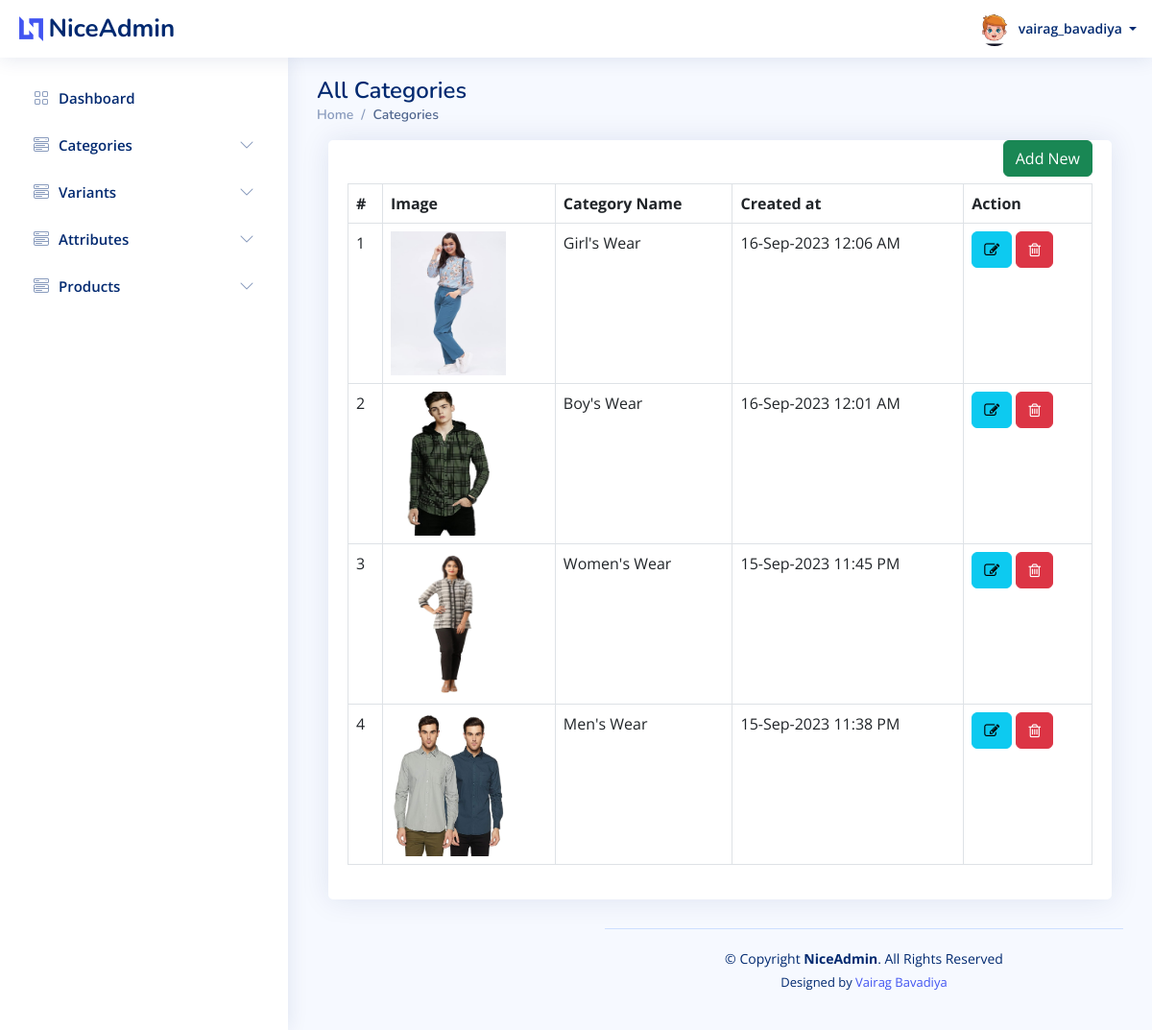
Page /admin/categories/all.php (signed in) on the committed database.
### tables this page shows
CREATE TABLE `users` (
  `id` int(20) NOT NULL,
  `u_name` varchar(50) NOT NULL,
  `email` varchar(50) NOT NULL,
  `phone_no` varchar(10) NOT NULL,
  `password` varchar(10) NOT NULL,
  `u_type_id` int(20) NOT NULL,
  `u_profile` varchar(100) NOT NULL,
  `created_at` datetime NOT NULL,
  `updated_at` datetime NOT NULL,
  `created_by` int(20) DEFAULT NULL,
  `updated_by` int(20) DEFAULT NULL,
  `is_active` tinyint(1) NOT NULL
);

CREATE TABLE `category` (
  `id` int(20) NOT NULL,
  `category_name` varchar(20) NOT NULL,
  `category_description` text NOT NULL,
  `image` varchar(50) NOT NULL,
  `created_by` int(50) NOT NULL,
  `updated_by` int(50) NOT NULL,
  `created_at` datetime NOT NULL,
  `updated_at` datetime NOT NULL,
  `is_active` tinyint(1) NOT NULL
);

### admin/categories/all.php (the view, shortened to what this page needs)
<?php
require('../config.php');
require('../header.php');
?>
<main id="main" class="main">
    <div class="pagetitle">
        <h1>All Categories</h1>
        <nav>
            <ol class="breadcrumb">
                <li class="breadcrumb-item active"><a href="/e-commerce/admin/dashboard.php">Home</a></li>
                <li class="breadcrumb-item active">Categories</li>
            </ol>
        </nav>
    </div>
    <section class="content">
        <div class="container-fluid">
            <div class="row">
                <div class="col-lg-12 grid-margin stretch-card">
                    <div class="card">
                        <div class="card-body">
                            <div style="margin-bottom: 45px;">
                                <a href="/e-commerce/admin/categories/create.php" class="btn btn-success" style="float: right; margin-left: 15px;">Add New</a>
                            </div>
                            <table class="table table-bordered datatable" id="table_id">
                                <thead>
                                    <tr>
                                        <th>#</th>
                                        <th>Image</th>
                                        <th>Category Name</th>
                                        <th>Created at</th>
                                        <th>Action</th>
                                    </tr>
                                </thead>
                                <tbody>
                                    <?php
                                    $query = "SELECT id,category_name,image,category_description,created_at from category ORDER BY id DESC";
                                    if ($result = $conn->query($query)) {
                                        $i = 0;
                                        while ($row = $result->fetch_assoc()) {
                                            $i++;
                                    ?>
                                            <tr>
                                                <td><?php echo $i; ?></td>
                                                <td>
                                                    <?php
                                                    if ($row['image'] == "")
                                                        echo "-";
                                                    else { ?>
                                                        <img height="150" width="120" src=" <?php echo $row['image']; ?>">
                                                    <?php
                                                    }
                                                    ?>
                                                </td>
                                                <td><?php echo $row['category_name']; ?></td>
                                                <td><?php echo date('d-M-Y h:i A', strtotime($row['created_at'])); ?></td>
                                                <td>
                                                    <a class="btn btn-info" href="edit.php?id=<?php echo $row["id"]; ?>"><i class="fa fa-edit"></i></a>
                                                    <a class="btn btn-danger" href="delete.php?id=<?php echo $row["id"]; ?>"><i class="fa fa-trash-o"></i></a>
                                                </td>
                                            </tr>
                                    <?php
                                        }
                                    }
                                    ?>
                                </tbody>
                            </table>
                        </div>
                    </div>
                </div>
            </div>
        </div>
    </section>
    <?php require('../footer.php'); ?>

### admin/header.php (shortened to what this page needs)
<?php
require("config.php");
?>
<!DOCTYPE html>
<html lang="en">
<head>
    <link rel="stylesheet" href="https://cdnjs.cloudflare.com/ajax/libs/font-awesome/4.7.0/css/font-awesome.min.css">
    <link href="/e-commerce/admin/assets/vendor/bootstrap/css/bootstrap.min.css" rel="stylesheet">
    <link href="/e-commerce/admin/assets/vendor/bootstrap-icons/bootstrap-icons.css" rel="stylesheet">
    <link href="/e-commerce/admin/assets/vendor/boxicons/css/boxicons.min.css" rel="stylesheet">
    <link href="/e-commerce/admin/assets/vendor/quill/quill.snow.css" rel="stylesheet">
    <link href="/e-commerce/admin/assets/vendor/quill/quill.bubble.css" rel="stylesheet">
    <link href="/e-commerce/admin/assets/vendor/remixicon/remixicon.css" rel="stylesheet">
    <link href="/e-commerce/admin/assets/vendor/simple-datatables/style.css" rel="stylesheet">
    <link href="/e-commerce/admin/assets/css/style.css" rel="stylesheet">
</head>
<body>
    <header id="header" class="header fixed-top d-flex align-items-center">
        <div class="d-flex align-items-center justify-content-between">
            <a href="dashboard.php" class="logo d-flex align-items-center">
                <img src="/e-commerce/admin/assets/img/logo.png" alt="">
                <span class="d-none d-lg-block">NiceAdmin</span>
            </a>
        </div>
        <nav class="header-nav ms-auto">
            <ul class="d-flex align-items-center">
                <li class="nav-item dropdown pe-3">
                    <a class="nav-link nav-profile d-flex align-items-center pe-0" href="#" data-bs-toggle="dropdown">
                        <?php
                        $sql = "SELECT u.id,u.u_name,u.email,u.phone_no,u.u_profile,u.is_active,ut.type_name FROM users as u,user_type as ut where u.id = " . $_SESSION['id'];
                        $result = $conn->query($sql);
                        $row = mysqli_fetch_assoc($result);
                        ?>
                        <img src="/e-commerce/admin/<?php echo $row['u_profile']; ?>" alt="Profile" class="rounded-circle">
                        <span class="d-none d-md-block dropdown-toggle ps-2">
                            <?php echo $row['u_name']; ?> </span>
                    </a>
                </li>
            </ul>
        </nav>
    </header>
    <aside id="sidebar" class="sidebar">
        <ul class="sidebar-nav" id="sidebar-nav">
            <li class="nav-item">
                <a class="nav-link collapsed" href="/e-commerce/admin/dashboard.php">
                    <i class="bi bi-grid"></i>
                    <span>Dashboard</span>
                </a>
            </li>
            <li class="nav-item">
                <a class="nav-link collapsed" data-bs-target="#components-nav" data-bs-toggle="collapse" href="#" aria-expanded="false">
                    <i class="bi bi-menu-button-wide"></i><span>Categories</span><i class="bi bi-chevron-down ms-auto"></i>
                </a>
            </li>
            <li class="nav-item">
                <a class="nav-link collapsed" data-bs-target="#variants-nav" data-bs-toggle="collapse" href="#">
                    <i class="bi bi-menu-button-wide"></i><span>Variants</span><i class="bi bi-chevron-down ms-auto"></i>
                </a>
            </li>
            <li class="nav-item">
                <a class="nav-link collapsed" data-bs-target="#attributes-nav" data-bs-toggle="collapse" href="#">
                    <i class="bi bi-menu-button-wide"></i><span>Attributes</span><i class="bi bi-chevron-down ms-auto"></i>
                </a>
            </li>
            <li class="nav-item">
                <a class="nav-link collapsed" data-bs-target="#products-nav" data-bs-toggle="collapse" href="#">
                    <i class="bi bi-menu-button-wide"></i><span>Products</span><i class="bi bi-chevron-down ms-auto"></i>
                </a>
            </li>
        </ul>
    </aside>

### admin/assets/css/style.css (style rules this page uses)
:root { scroll-behavior: smooth; }
body { font-family: "Open Sans", sans-serif; background: #f6f9ff; color: #444444; }
a { color: #4154f1; text-decoration: none; }
h1, h2, h3, h4, h5, h6 { font-family: "Nunito", sans-serif; }
#main { margin-top: 60px; padding: 20px 30px; transition: all 0.3s; }
.pagetitle { margin-bottom: 10px; }
.pagetitle h1 { font-size: 24px; margin-bottom: 0; font-weight: 600; color: #012970; }
.card { margin-bottom: 30px; border: none; border-radius: 5px; box-shadow: 0px 0 30px rgba(1, 41, 112, 0.1); }
.card-body { padding: 0 20px 20px 20px; }
.breadcrumb { font-size: 14px; font-family: "Nunito", sans-serif; color: #899bbd; font-weight: 600; }
.breadcrumb a { color: #899bbd; transition: 0.3s; }
.breadcrumb .breadcrumb-item::before { color: #899bbd; }
.breadcrumb .active { color: #51678f; font-weight: 600; }
.logo { line-height: 1; }
@media (min-width: 1200px) { .logo { width: 280px; } }
.logo img { max-height: 26px; margin-right: 6px; }
.logo span { font-size: 26px; font-weight: 700; color: #012970; font-family: "Nunito", sans-serif; }
.header { transition: all 0.5s; z-index: 997; height: 60px; box-shadow: 0px 2px 20px rgba(1, 41, 112, 0.1); background-color: #fff; padding-left: 20px; }
.header-nav ul { list-style: none; }
.header-nav>ul { margin: 0; padding: 0; }
.header-nav .nav-profile { color: #012970; }
.header-nav .nav-profile img { max-height: 36px; }
.header-nav .nav-profile span { font-size: 14px; font-weight: 600; }
.sidebar { position: fixed; top: 60px; left: 0; bottom: 0; width: 300px; z-index: 996; transition: all 0.3s; padding: 20px; overflow-y: auto; scrollbar-width: thin; scrollbar-color: #aab7cf transparent; box-shadow: 0px 0px 20px rgba(1, 41, 112, 0.1); background-color: #fff; }
@media (min-width: 1200px) { #main, #footer { margin-left: 300px; } }
.sidebar-nav { padding: 0; margin: 0; list-style: none; }
.sidebar-nav li { padding: 0; margin: 0; list-style: none; }
.sidebar-nav .nav-item { margin-bottom: 5px; }
.sidebar-nav .nav-link { display: flex; align-items: center; font-size: 15px; font-weight: 600; color: #4154f1; transition: 0.3; background: #f6f9ff; padding: 10px 15px; border-radius: 4px; }
.sidebar-nav .nav-link i { font-size: 16px; margin-right: 10px; color: #4154f1; }
.sidebar-nav .nav-link.collapsed { color: #012970; background: #fff; }
.sidebar-nav .nav-link.collapsed i { color: #899bbd; }
.sidebar-nav .nav-link .bi-chevron-down { margin-right: 0; transition: transform 0.2s ease-in-out; }

### rows in the picture
users: u_profile (picture), u_name "vairag_bavadiya"
category: image (picture), category_name "Girl's Wear", created_at "16-Sep-2023 12:06 AM"
category: image (picture), category_name "Boy's Wear", created_at "16-Sep-2023 12:01 AM"
category: image (picture), category_name "Women's Wear", created_at "15-Sep-2023 11:45 PM"
category: image (picture), category_name "Men's Wear", created_at "15-Sep-2023 11:38 PM"
